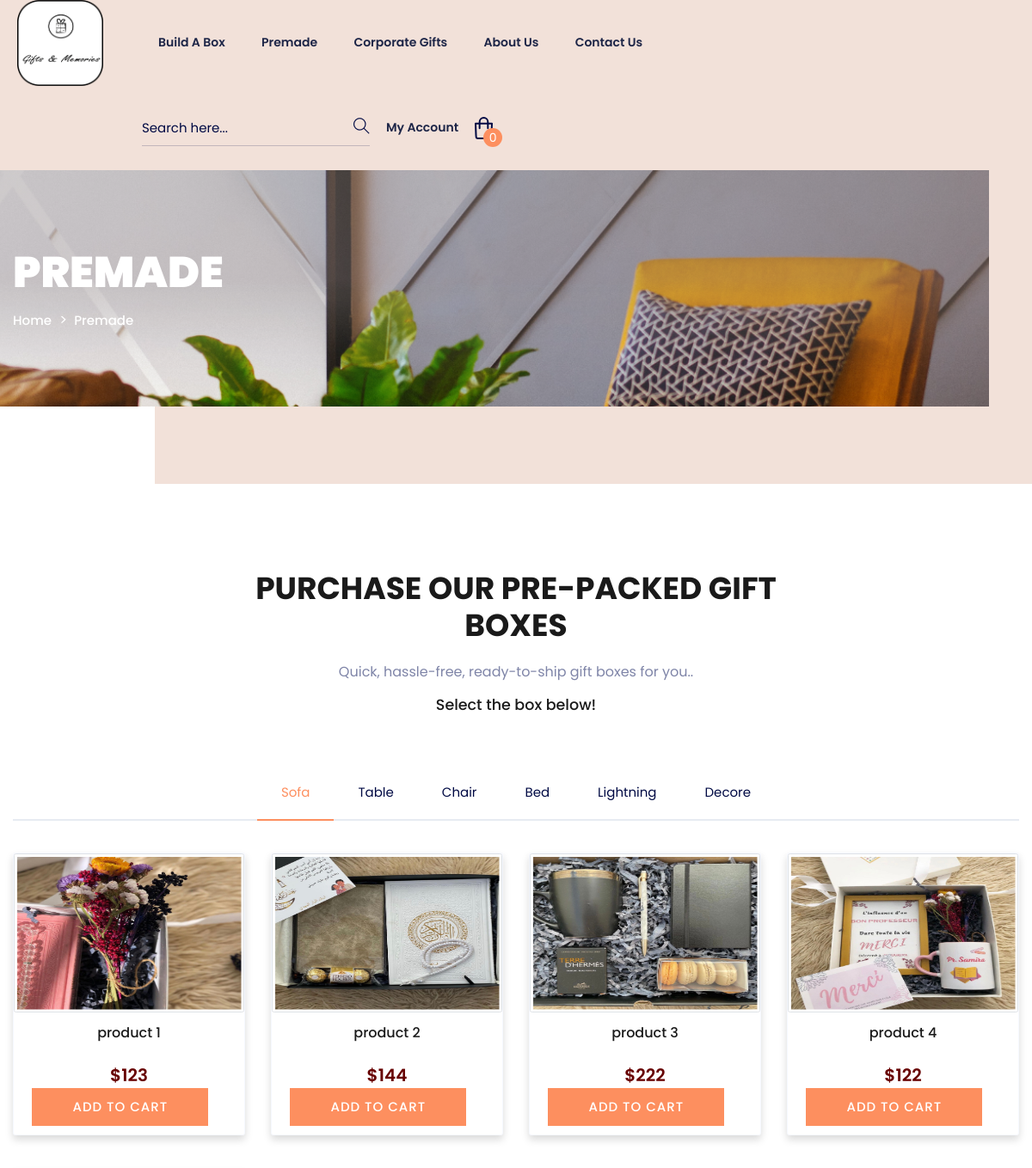
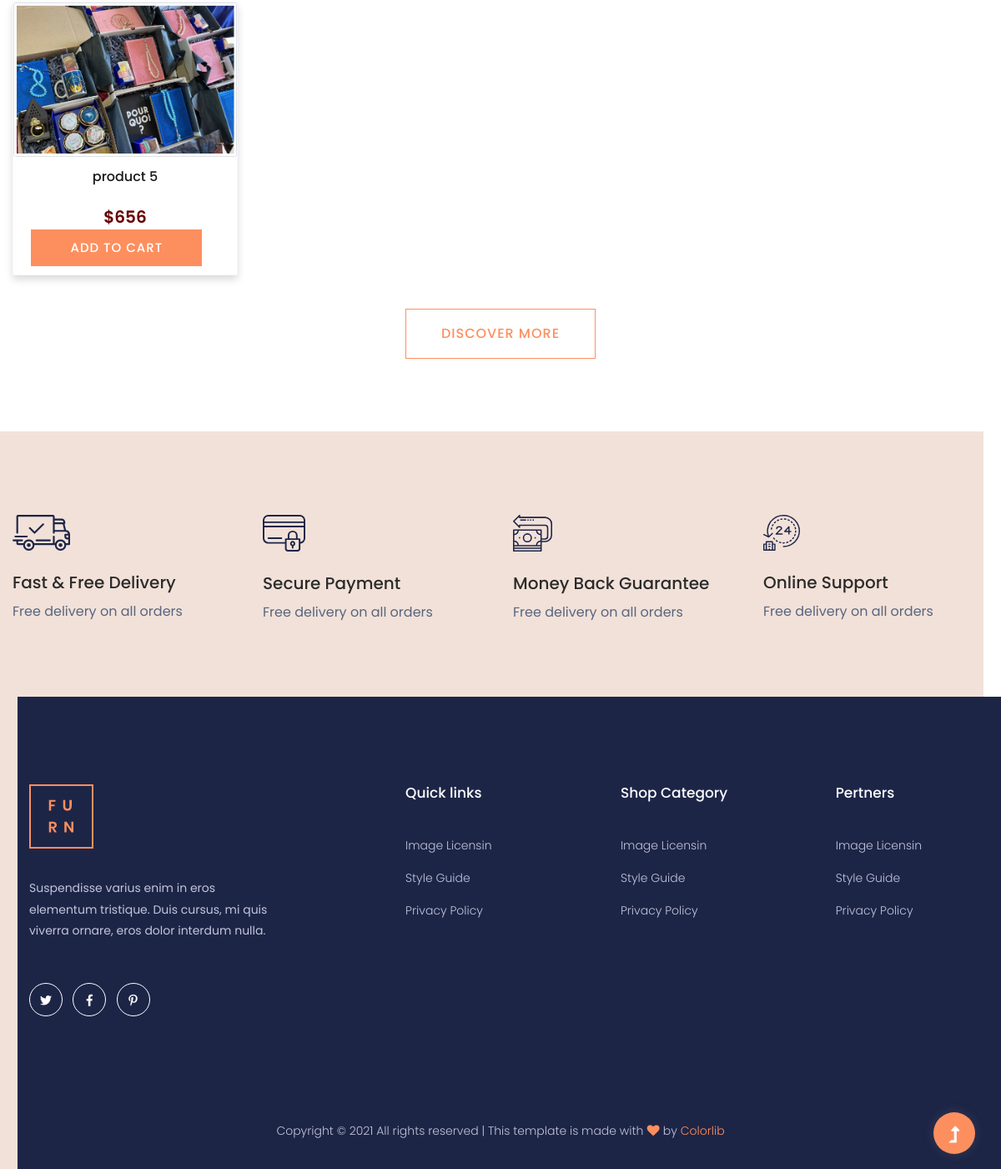
Screenshot of /products/ with the database file from the repository (2 pictures, top to bottom).
### home_app/models.py (models this page shows, shortened)
class Product(models.Model):
    title=models.CharField(max_length=200)
    description=models.TextField()
    category=models.ForeignKey(Category,on_delete=models.CASCADE)
    is_featured=models.BooleanField(default=False)
    class Meta:
        verbose_name_plural='Products'

class ProductAttribute(models.Model):
    product=models.ForeignKey(Product,on_delete=models.CASCADE)
    variant=models.ForeignKey(Variant,on_delete=models.CASCADE)
    status=models.BooleanField(default=True)
    price=models.PositiveIntegerField(default=0)
    image = models.ImageField(upload_to='product_images/', null=True, blank=True)
    @property
    def imageURL(self):
        try:
            url = self.image.url
        except:
            url = ''
        return url
    class Meta:
        verbose_name_plural='ProductAttributes'

### home_app/views.py (the view)
# urls.py: path('products/', views.products, name='products'),
def products(request):
    categories = Category.objects.all()
    labels = Variant.objects.all()
    products = Product.objects.all()
    data = {'products': products,
            'categories': categories,
            }
    return render(request, 'home_app/product.html', data)

### home_app/models.py (called while the page is built)
    def __str__(self):
        return self.title

### home_app/templates/home_app/product.html (shortened to what this page needs)
{% extends 'home_app/base.html' %}
{% load static %}
{% block content %}
{% include 'home_app/header.html' %}
<main>
    <div class="slider-area ">
        <div class="slider-active">
            <div class="single-slider hero-overly2  slider-height2 d-flex align-items-center slider-bg2">
                <div class="container">
                    <div class="row">
                        <div class="col-xl-6 col-lg-8 col-md-8">
                            <div class="hero__caption hero__caption2">
                                <h1 data-animation="fadeInUp" data-delay=".4s">Premade</h1>
                                <nav aria-label="breadcrumb">
                                    <ol class="breadcrumb">
                                        <li class="breadcrumb-item"><a href="/">Home</a></li>
                                        <li class="breadcrumb-item"><a href="/products">Premade</a></li>
                                    </ol>
                                </nav>
                            </div>
                        </div>
                    </div>
                </div>
            </div>
        </div>
    </div>
    <section class="properties new-arrival fix">
        <div class="container">
            <div class="row justify-content-center">
                <div class="col-xl-7 col-lg-8 col-md-10">
                    <div class="section-tittle mb-60 text-center wow fadeInUp" data-wow-duration="1s"
                        data-wow-delay=".2s">
                        <h2>Purchase Our Pre-Packed Gift Boxes</h2>
                        <P>Quick, hassle-free, ready-to-ship gift boxes for you..</P>
                        <h3>Select the box below!</h3>
                    </div>
                </div>
            </div>
            <div class="row">
                <div class="col-xl-12">
                    <div class="properties__button text-center">
                        <nav>
                            <div class="nav nav-tabs" id="nav-tab" role="tablist">
                                <a class="nav-item nav-link active" id="nav-Sofa-tab" data-toggle="tab" href="#nav-Sofa"
                                    role="tab" aria-controls="nav-Sofa" aria-selected="true">Sofa</a>
                                <a class="nav-item nav-link" id="nav-Table-tab" data-toggle="tab" href="#nav-Table"
                                    role="tab" aria-controls="nav-Table" aria-selected="false">Table</a>
                                <a class="nav-item nav-link" id="nav-Chair-tab" data-toggle="tab" href="#nav-Chair"
                                    role="tab" aria-controls="nav-Chair" aria-selected="false">Chair</a>
                                <a class="nav-item nav-link" id="nav-Bed-tab" data-toggle="tab" href="#nav-Bed"
                                    role="tab" aria-controls="nav-Bed" aria-selected="false">Bed</a>
                                <a class="nav-item nav-link" id="nav-Lightning-tab" data-toggle="tab"
                                    href="#nav-Lightning" role="tab" aria-controls="nav-Lightning"
                                    aria-selected="false">Lightning</a>
                                <a class="nav-item nav-link" id="nav-Decore-tab" data-toggle="tab" href="#nav-Decore"
                                    role="tab" aria-controls="nav-Decore" aria-selected="false">Decore</a>
                            </div>
                        </nav>
                    </div>
                </div>
            </div>
            <div class="row">
                <div class="tab-content" id="nav-tabContent">
                    <div class="tab-pane fade show active container-fluid" id="nav-Sofa" role="tabpanel"
                        aria-labelledby="nav-Sofa-tab">
                        <div class="row card-group">
                            {% for product in products %}
                            <div class="col-lg-3 col-md-4 col-sm-6 ">
                                <div class="single-new-arrival mb-50 text-center card shadow bg-white rounded">
                                    <div class="popular-img">
                                        <img style="height: 185px;" class="img-thumbnail"
                                            src="{{product.productattribute_set.first.imageURL}}" alt="">
                                    </div>
                                    <div class="popular-caption">
                                        <h3><a href="product_details.html">{{product.title}}</a></h3>
                                        <span>${{product.productattribute_set.first.price}}</span>
                                        <div class="add_to_cart">
                                            <button type="button" data-toggle="modal" class="btn"
                                                data-target="#productModal-{{product.id}}">
                                                add to cart</button>
                                            <a href="#" class="like_us"> <i class="ti-heart"></i> </a>
                                        </div>
                                    </div>
                                </div>
                            </div>
                            {% endfor %}
                        </div>
                    </div>
                </div>
            </div>
            <div class="row justify-content-center">
                <div class="room-btn">
                    <a href="product.html" class="border-btn">Discover More</a>
                </div>
            </div>
        </div>
    </section>
    <div class="categories-area section-padding40 gray-bg">
        <div class="container">
            <div class="row">
                <div class="col-lg-3 col-md-6 col-sm-6">
                    <div class="single-cat mb-50 wow fadeInUp" data-wow-duration="1s" data-wow-delay=".2s">
                        <div class="cat-icon">
                            <img src="{% static 'assets/img/icon/services1.svg' %}" alt="">
                        </div>
                        <div class="cat-cap">
                            <h5>Fast & Free Delivery</h5>
                            <p>Free delivery on all orders</p>
                        </div>
                    </div>
                </div>
                <div class="col-lg-3 col-md-6 col-sm-6">
                    <div class="single-cat mb-50 wow fadeInUp" data-wow-duration="1s" data-wow-delay=".2s">
                        <div class="cat-icon">
                            <img src="{% static 'assets/img/icon/services2.svg' %}" alt="">
                        </div>
                        <div class="cat-cap">
                            <h5>Secure Payment</h5>
                            <p>Free delivery on all orders</p>
                        </div>
                    </div>
                </div>
                <div class="col-lg-3 col-md-6 col-sm-6">
                    <div class="single-cat mb-50 wow fadeInUp" data-wow-duration="1s" data-wow-delay=".4s">
                        <div class="cat-icon">
                            <img src="{% static 'assets/img/icon/services3.svg' %}" alt="">
                        </div>
                        <div class="cat-cap">
                            <h5>Money Back Guarantee</h5>
                            <p>Free delivery on all orders</p>
                        </div>
                    </div>
                </div>
                <div class="col-lg-3 col-md-6 col-sm-6">
                    <div class="single-cat mb-50 wow fadeInUp" data-wow-duration="1s" data-wow-delay=".5s">
                        <div class="cat-icon">
                            <img src="{% static 'assets/img/icon/services4.svg' %}" alt="">
                        </div>
                        <div class="cat-cap">
                            <h5>Online Support</h5>
                            <p>Free delivery on all orders</p>
                        </div>
                    </div>
                </div>
            </div>
        </div>
    </div>
</main>
{% endblock content %}

### static/assets/css/custom.css (style rules this page uses)
::placeholder { color: #fff; opacity: 1; font-weight: 300 }

### rows the page displays
Product: productattribute_set.first.imageURL (picture), title "product 1", productattribute_set.first.price "123"
Product: productattribute_set.first.imageURL (picture), title "product 2", productattribute_set.first.price "144"
Product: productattribute_set.first.imageURL (picture), title "product 3", productattribute_set.first.price "222"
Product: productattribute_set.first.imageURL (picture), title "product 4", productattribute_set.first.price "122"
Product: productattribute_set.first.imageURL (picture), title "product 5", productattribute_set.first.price "656"
